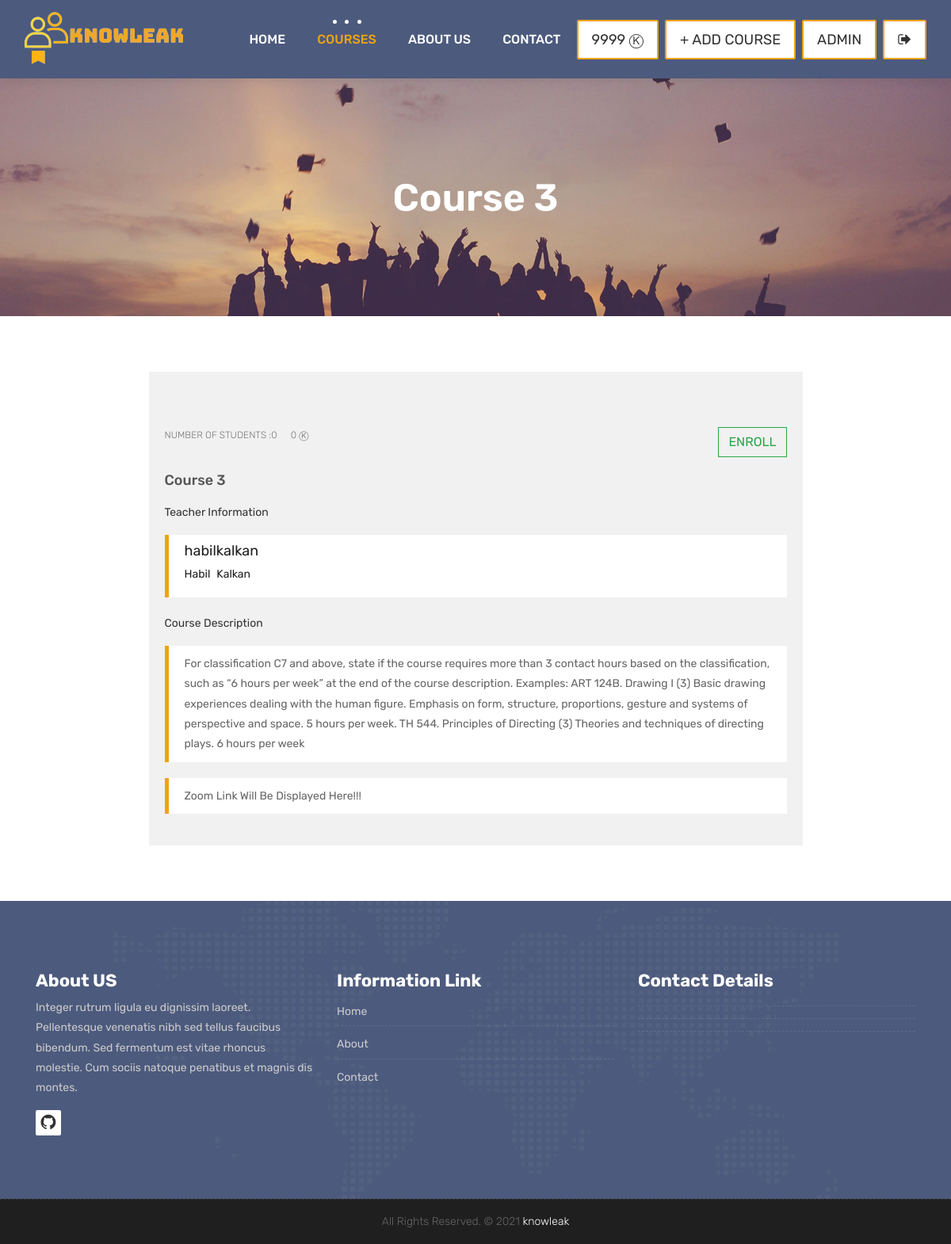
The page /courses/5/ (signed in) on the database its author committed.
### accounts/models.py (models this page shows, shortened)
class User(AbstractBaseUser,PermissionsMixin):
    first_name = models.CharField(max_length=150, blank=True)
    last_name = models.CharField(max_length=150, blank=True)
    username = models.CharField(max_length=150, unique=True)
    password = models.CharField(max_length=150)
    email = models.EmailField(_('email address'), unique=True)
    start_date = models.DateTimeField(default=timezone.now)
    token = models.IntegerField(default=0)
    is_staff = models.BooleanField(default=False)
    is_active = models.BooleanField(default=True)
    is_superuser = models.BooleanField(default=False)
    is_teacher = models.BooleanField(default=False)
    objects = CustomAccountManager()
    USERNAME_FIELD = 'username'
    REQUIRED_FIELDS = ['email', 'first_name', 'last_name']

### courses/models.py (models this page shows, shortened)
class Course(models.Model):
    teacher = models.ForeignKey(User, null=False, on_delete=models.CASCADE)
    name = models.CharField(max_length=25, unique=True)
    category = models.ForeignKey(Category, null=True, on_delete=models.DO_NOTHING)
    students = models.ManyToManyField(User, blank=True, related_name='courses_joined')
    description = models.TextField(blank=True, null=True)
    image = models.ImageField(blank=True, upload_to="courses", default="courses/default_course_image.jpg")
    token = models.IntegerField()
    zoom_link=models.TextField(null=True)
    zoom_password=models.TextField(null=True)
    available = models.BooleanField(default=True)

### courses/views.py (the view)
# urls.py: path('<int:course_id>/', views.course_detail, name="course_detail"),
def course_detail(request,  course_id):
    current_user = request.user
    course = Course.objects.get(id = course_id)
    courses = Course.objects.all()
    categories = categories = Category.objects.all()
    token = course.token
    user_token = current_user.token
    student_count = course.students.count()
    if student_count != 0:
        coin_willbepaid = token/student_count
    else:
        coin_willbepaid = token
    can_enrolled = False
    if user_token>=coin_willbepaid:
        can_enrolled = True
    if current_user.is_authenticated:
        enrolled_courses = current_user.courses_joined.all()
    else:
        enrolled_courses = courses
    context = {
        'course': course,
        'enrolled_courses': enrolled_courses,
        'categories': categories,
        'user' : current_user,
        'can_enrolled' : can_enrolled,
        'coin_willbepaid' : coin_willbepaid
    }
    return render(request, 'course.html', context)

### templates/course.html (shortened to what this page needs)
{% extends 'partials/_base.html' %}
{% load static %}
{% block content %}
<div class="all-title-box">
	<div class="container text-center">
		<h1>{{course.name}}</span></h1>
	</div>
</div>
<div id="overviews" class="section wb">
	<div class="container">
		<div class="row" style="place-content: center;">
			<div class="col-lg-9 blog-post-single">
				<div class="blog-item">
					<div class="image-blog">
					</div>
					<div class="post-content">
						<div class="post-date">
							{% if user.is_authenticated %}
								{% if course in enrolled_courses %}
								<button type="submit" class="btn btn-outline-danger rounded-0" data-toggle="modal"
									data-target="#releaseModal">
									<span>RELEASE</span>
								</button>
								{% else %}
								<button type="submit" class="btn btn-outline-success rounded-0" data-toggle="modal"
									data-target="#enrollModal">
									<span>ENROLL</span>
								</button>
								{% endif %}
							{% endif %}
						</div>
						<div class="meta-info-blog">
							<span> <p>Number Of Students :{{course.students.count}} </p> </span>
							<span> <p>{{coin_willbepaid}} ⓚ </p> </span>
						</div>
						<div class="blog-title">
							<h2><a href="#" title="">{{course.name}}</a></h2>
						</div>
						<div class="blog-desc">
							<p>Teacher Information</p>
							<blockquote class="default">
								<div>
									<h3 class="mr-2">{{course.teacher.username}}</h3>
								</div>
								<div style="display: flex;">
									<h5 class="mr-2">{{course.teacher.first_name}}</h5>
									<h5>{{course.teacher.last_name}}</h5>
								</div>
							</blockquote>
							<p>Course Description</p>
							<blockquote class="default">
								<div>
									{{course.description}}
								</div>
							</blockquote>
							<blockquote class="default">
								{% if course in enrolled_courses %}
								<div style="display: flex;">
									<p></p>
									<a href="{{course.zoom_link}}" target="_blank">Zoom link</a>
								</div>
								<div style="display: flex;">
									<p>Password : </p>
									<span>{{course.zoom_password}}</span>
								</div>
								{% else %}
									<span>Zoom Link Will Be Displayed Here!!!</span>
								{% endif %}
							</blockquote>
						</div>
					</div>
				</div>
			</div>
		</div>
	</div>
</div>
{% endblock %}

### templates/partials/_navbar.html (shortened to what this page needs)
{% load static %}
<header class="top-navbar">
    <nav class="navbar navbar-expand-lg navbar-light bg-light">
        <div class="container-fluid">
            <a class="navbar-brand" href="{% url 'index' %}">
                <img src="{% static 'images/main.png' %}" style="width: 200px; margin-top: 5px;" alt="asdsadsad" />
            </a>
            <div class="collapse navbar-collapse" id="navbars-host">
                <ul class="navbar-nav ml-auto">
                    <li class="nav-item {% if '/' == request.path %} active {% endif %}"><a class="nav-link" href="{% url 'index' %}">Home</a></li>
                    {% if user.is_authenticated %}
                    <li class="nav-item {% if 'courses' in request.path %} active {% endif %}"><a class="nav-link" href="{% url 'courses' %}">Courses</a></li>
                    {% endif %}
                    <li class="nav-item {% if 'about' in request.path %} active {% endif %}"><a class="nav-link" href="{% url 'about' %}">About Us</a></li>
                    <li class="nav-item {% if 'contact' in request.path %} active {% endif %}"><a class="nav-link" href="{% url 'contact' %}">Contact</a></li>
                </ul>
                <ul class="nav navbar-nav navbar-right">
                    {% if user.is_authenticated %}
                        <li><a class="hover-btn-new log orange mr-2"><span>{{user.token}} ⓚ </span></a></li>
                    {% endif %}
                    {% if user.is_teacher %}
                        <li><a class="hover-btn-new log orange mr-2" href="{% url 'add_course' %}"><span>+ Add Course</span></a></li>
                    {% endif %}
                    {% if user.is_authenticated %}
                        <li><a class="hover-btn-new log orange mr-2" href="{% url 'dashboard' %}"><span>{{user.username}}</span></a></li>
                        <li><a class="hover-btn-new log orange" href="javascript:{document.getElementById('logout').submit()}"><span><i class="fa fa-sign-out"></i></span></a>
                        </li>
                        {% else %}
                        <li><a class="hover-btn-new log orange mr-2" href="{% url 'login' %}"><span><i class="fa fa-sign-in"></i></span></a></li>
                        <li><a class="hover-btn-new log orange" href="{% url 'register' %}"><span><i class="fa fa-user-plus"></i></span></a></li>
                    {% endif %}
                </ul>
            </div>
        </div>
    </nav>
</header>

### rows shown on the page
User: token "9999", username "ADMIN"
Course: name "Course 3", students.count "0", teacher.username "habilkalkan", teacher.first_name "Habil", teacher.last_name "Kalkan", description "For classification C7 and above, state if the course requires more than 3 contact hours based on the classification, such as “6 hours per week” at the end of the course description. Examples: ART 124B. Drawing I (3) Basic drawing experiences dealing with the human figure. Emphasis on form, structure, proportions, gesture and systems of perspective and space. 5 hours per week. TH 544. Principles of Directing (3) Theories and techniques of directing plays. 6 hours per week"

### other values the page prints
{{ coin_willbepaid }} "0"
